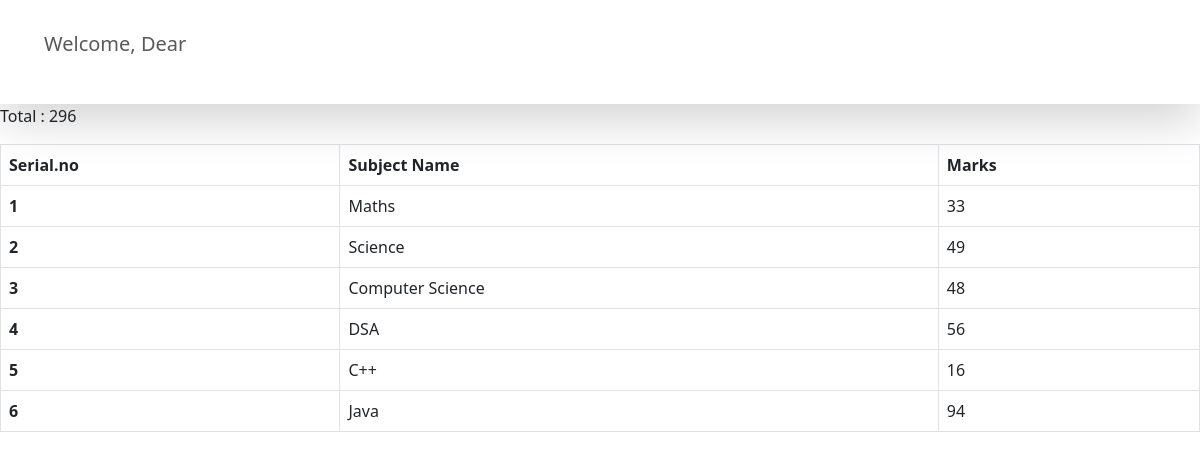
/see_marks/STU-O947, run on the app's committed database.
### home/models.py (models this page shows, shortened)
class SubjectMarks(models.Model):
    student = models.ForeignKey(Student,related_name='studentmarks',on_delete=models.CASCADE)
    subject = models.ForeignKey(Subject, on_delete=models.CASCADE)
    marks = models.IntegerField()
    class Meta:
        unique_together = ['student','subject']

class Subject(models.Model):
    subject_name = models.CharField(max_length=100)

### home/views.py (the view)
# urls.py: path('see_marks/<student_id>',see_marks,name='see_marks'),
def see_marks(request,student_id):
    queryset = SubjectMarks.objects.filter(student__student_id__student_id = student_id)
    total_marks = queryset.aggregate(total_marks = Sum('marks'))
    ranks =  Student.objects.annotate(marks = Sum('studentmarks__marks')).order_by('-marks','-student_age')
    print(ranks)
    return render(request,'inside/see_marks.html',{'queryset' : queryset,'total_marks':total_marks})

### home/models.py (called while the page is built)
    def __str__(self) -> str:
        return self.student_name

### templates/inside/see_marks.html
{% extends '../base.html'  %}
{% block start %}
<table class=" p-5 table table-bordered">
  <p>Total : {{total_marks.total_marks}}</p>
    <thead>
      <tr>
        <th scope="col">Serial.no</th>
        <th scope="col">Subject Name</th>
        <th scope="col">Marks</th>
      </tr>
    </thead>
    <tbody>
      {% for marks in queryset %}
      <tr>
        <th scope="row">{{forloop.counter}}  </th>
        <td>{{marks.subject.subject_name}}</td>
        <td>{{marks.marks}}</td>
      </tr>
      {% endfor %}
    </tbody>
  </table>
{% endblock %}

### css/css/index.css (style rules this page uses)
body { margin: 0; }

### data on the page
SubjectMarks: subject.subject_name "Maths", marks "33"
SubjectMarks: subject.subject_name "Science", marks "49"
SubjectMarks: subject.subject_name "Computer Science", marks "48"
SubjectMarks: subject.subject_name "DSA", marks "56"
SubjectMarks: subject.subject_name "C++", marks "16"
SubjectMarks: subject.subject_name "Java", marks "94"

### other printed values
{{ total_marks.total_marks }} "296"
